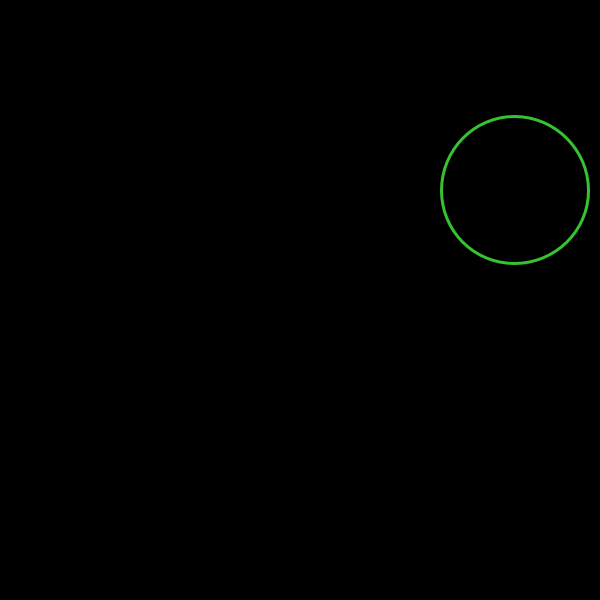
Frame 1 (no input)
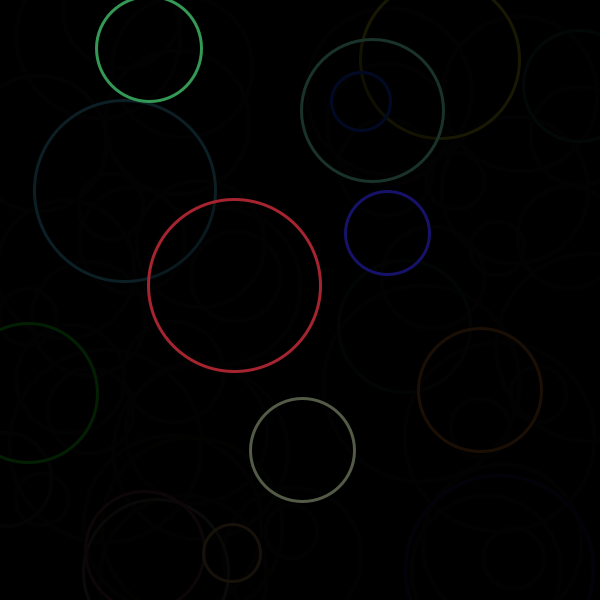
Frame 60 (the mouse pressed at the canvas centre just before this capture)
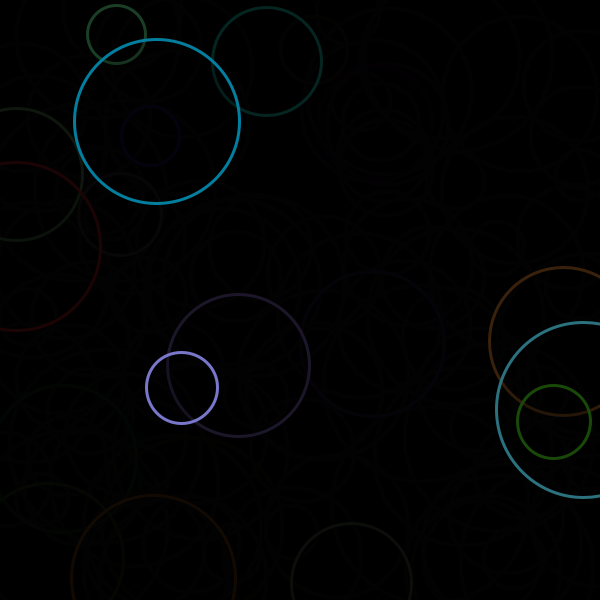
Frame 120 (the mouse held since frame 60 and released just before this capture)

The Processing sketch that drew these frames (run headless with seeded random() and noise(); from frame 60 on, the mouse is pressed at the canvas centre):

// Processing sketch: random_colorful_circles
// ── random_colorful_circles.pde

//random_circles

void setup()
{
  size(600, 600);
  smooth();
  background(0);
  frameRate(25);
  strokeWeight(3);
  noFill();
}

void draw()
{
  float rad = random(50, 200);
  float r = random(255);
  float g = random(255);
  float b = random(255);
  
  stroke(r, g, b);
  ellipse(random(0, height), random(0, height), rad, rad);
  
  noStroke();
  fill(0, 0, 0, 50);
  rect(0, 0, width, height);
  
}
  
